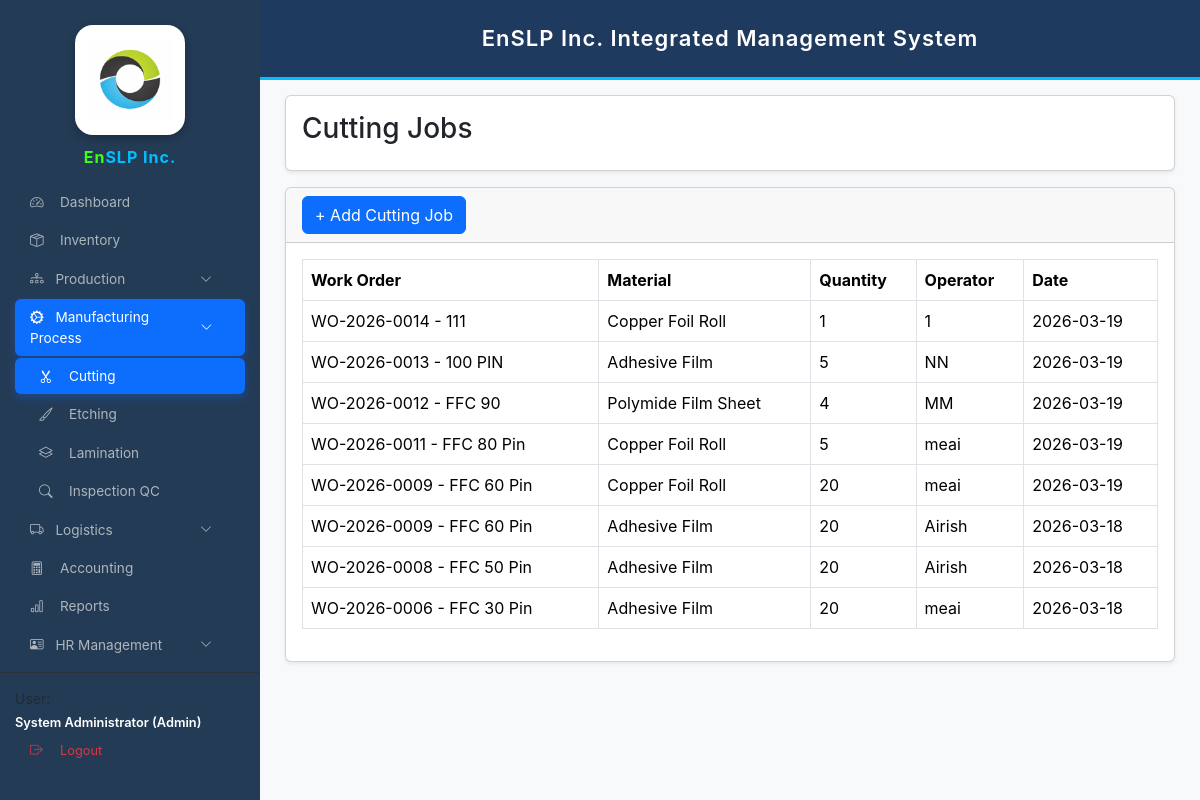
The app's page /cutting.php (signed in) with its own data.
### tables this page shows
CREATE TABLE `cutting_jobs` (
  `id` int(11) NOT NULL,
  `work_order_id` int(11) DEFAULT NULL,
  `item_id` int(11) DEFAULT NULL,
  `quantity_cut` int(11) DEFAULT NULL,
  `operator` varchar(100) DEFAULT NULL,
  `date_cut` date DEFAULT NULL
);

CREATE TABLE `work_orders` (
  `id` int(11) NOT NULL,
  `wo_no` varchar(50) DEFAULT NULL,
  `product_name` varchar(150) NOT NULL,
  `client` varchar(150) DEFAULT NULL,
  `qty` int(11) DEFAULT 0,
  `status` varchar(50) DEFAULT NULL,
  `date_started` date NOT NULL,
  `date_completed` date DEFAULT NULL,
  `remarks` varchar(255) DEFAULT NULL,
  `created_at` timestamp NOT NULL DEFAULT current_timestamp(),
  `selling_price` decimal(10,2) DEFAULT 0.00
);

CREATE TABLE `inventory_items` (
  `id` int(11) NOT NULL,
  `item_code` varchar(50) DEFAULT NULL,
  `item_name` varchar(150) NOT NULL,
  `category` varchar(50) DEFAULT NULL,
  `unit` varchar(30) DEFAULT 'pcs',
  `quantity` int(11) NOT NULL DEFAULT 0,
  `reorder_level` int(11) NOT NULL DEFAULT 0,
  `created_at` datetime NOT NULL DEFAULT current_timestamp(),
  `cost` decimal(10,2) DEFAULT NULL,
  `selling_price` decimal(10,2) DEFAULT 0.00,
  `status` varchar(20) DEFAULT 'active',
  `value` decimal(10,2) DEFAULT 0.00
);

### cutting.php (the view, shortened to what this page needs)
<?php
require_once "config.php";
$jobs=$conn->query("
SELECT c.*,i.item_name,w.wo_no,w.product_name
FROM cutting_jobs c
LEFT JOIN inventory_items i ON i.id=c.item_id
LEFT JOIN work_orders w ON w.id=c.work_order_id
ORDER BY c.id DESC
")->fetchAll(PDO::FETCH_ASSOC);
?>
<!DOCTYPE html>
<html>
<head>
<link href="https://cdn.jsdelivr.net/npm/bootstrap@5.3.3/dist/css/bootstrap.min.css" rel="stylesheet">
</head>
<body>
<?php include 'sidebar.php'; ?>
<?php include 'header.php'; ?>
<div class="main-content">
<div class="card shadow-sm mb-3">
<div class="card-body">
<h3>Cutting Jobs</h3>
</div>
</div>
<div class="card shadow-sm">
<div class="card-header">
<button class="btn btn-primary" data-bs-toggle="modal" data-bs-target="#addCuttingModal">
+ Add Cutting Job
</button>
</div>
<div class="card-body">
<table class="table table-bordered">
<thead>
<tr>
<th>Work Order</th>
<th>Material</th>
<th>Quantity</th>
<th>Operator</th>
<th>Date</th>
</tr>
</thead>
<tbody>
<?php foreach($jobs as $row): ?>
<tr>
<td><?=$row['wo_no']?> - <?=$row['product_name']?></td>
<td><?=$row['item_name']?></td>
<td><?=$row['quantity_cut']?></td>
<td><?=$row['operator']?></td>
<td><?=$row['date_cut']?></td>
</tr>
<?php endforeach; ?>
</tbody>
</table>
</div>
</div>
</div>
</body>
</html>

### cutting.php (style rules this page uses)
body { background:#f4f6f9;font-family:Arial; }
.main-content { margin-left:260px;padding:25px;margin-top:70px; }

### sidebar.php (style rules this page uses)
:root { --sb-width:260px; --primary-blue:#0d6efd; --sidebar-bg:#243b55; }
body { font-family:'Inter',sans-serif!important; margin:0!important; background:#f8f9fa; }

### records on screen
cutting_jobs: work_order.wo_no "WO-2026-0014", work_order.product_name "111", inventory_items.item_name "Copper Foil Roll", quantity_cut "1", operator "1", date_cut "2026-03-19"
cutting_jobs: work_order.wo_no "WO-2026-0013", work_order.product_name "100 PIN", inventory_items.item_name "Adhesive Film", quantity_cut "5", operator "NN", date_cut "2026-03-19"
cutting_jobs: work_order.wo_no "WO-2026-0012", work_order.product_name "FFC 90", inventory_items.item_name "Polymide Film Sheet", quantity_cut "4", operator "MM", date_cut "2026-03-19"
cutting_jobs: work_order.wo_no "WO-2026-0011", work_order.product_name "FFC 80 Pin", inventory_items.item_name "Copper Foil Roll", quantity_cut "5", operator "meai", date_cut "2026-03-19"
cutting_jobs: work_order.wo_no "WO-2026-0009", work_order.product_name "FFC 60 Pin", inventory_items.item_name "Copper Foil Roll", quantity_cut "20", operator "meai", date_cut "2026-03-19"
cutting_jobs: work_order.wo_no "WO-2026-0009", work_order.product_name "FFC 60 Pin", inventory_items.item_name "Adhesive Film", quantity_cut "20", operator "Airish", date_cut "2026-03-18"
cutting_jobs: work_order.wo_no "WO-2026-0008", work_order.product_name "FFC 50 Pin", inventory_items.item_name "Adhesive Film", quantity_cut "20", operator "Airish", date_cut "2026-03-18"
cutting_jobs: work_order.wo_no "WO-2026-0006", work_order.product_name "FFC 30 Pin", inventory_items.item_name "Adhesive Film", quantity_cut "20", operator "meai", date_cut "2026-03-18"
